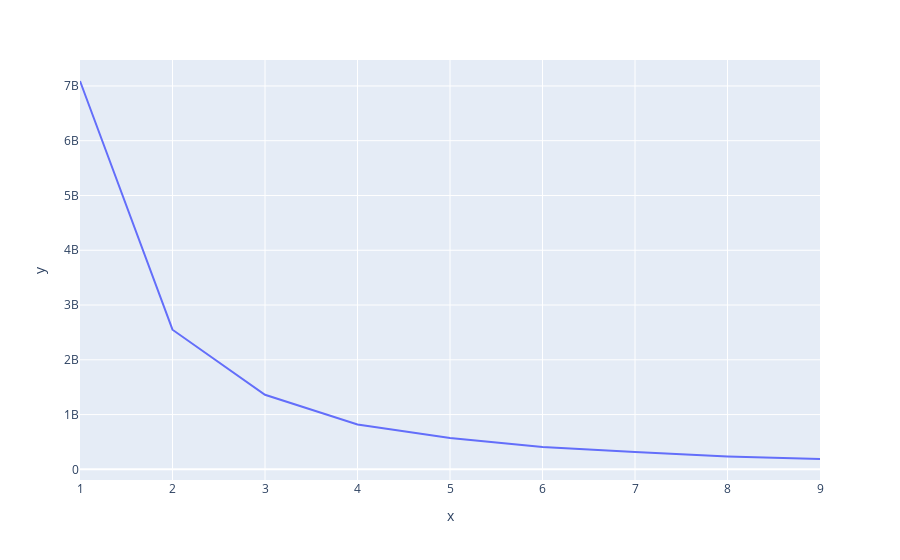

Write notebook code for a chart like this one.
### Code cell
from plotly.express import line
line(x=k,y=distorations)

### Figure 1 — Plotly figure (JSON) as saved in the notebook; plotly's stock layout.template omitted (floating-point values rounded to 4 significant figures)
{"data": [{"hovertemplate": "x=%{x}<br>y=%{y}<extra></extra>", "legendgroup": "", "line": {"color": "#636efa", "dash": "solid"}, "marker": {"symbol": "circle"}, "mode": "lines", "name": "", "orientation": "v", "showlegend": false, "type": "scatter", "x": [1, 2, 3, 4, 5, 6, 7, 8, 9], "xaxis": "x", "y": [7090000000.0, 2549000000.0, 1362000000.0, 819000000.0, 571500000.0, 409000000.0, 317500000.0, 236600000.0, 189000000.0], "yaxis": "y"}], "layout": {"legend": {"tracegroupgap": 0}, "margin": {"t": 60}, "xaxis": {"anchor": "y", "domain": [0, 1], "title": {"text": "x"}}, "yaxis": {"anchor": "x", "domain": [0, 1], "title": {"text": "y"}}}}
